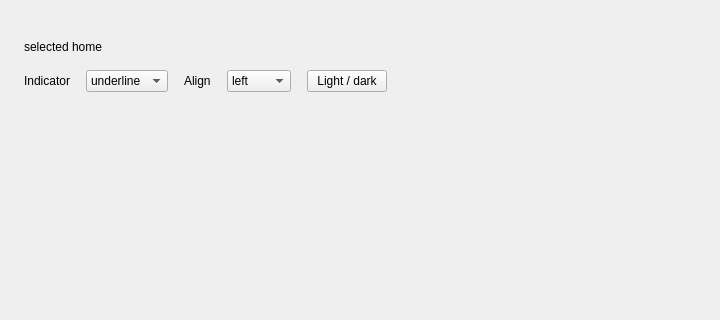
<?xml version="1.0" encoding="UTF-8"?>
<ui version="4.0">
 <class>MainWindow</class>
 <widget class="QMainWindow" name="MainWindow">
  <property name="geometry">
   <rect>
    <x>0</x>
    <y>0</y>
    <width>720</width>
    <height>320</height>
   </rect>
  </property>
  <property name="windowTitle">
   <string>QCustomHeaderNav</string>
  </property>
  <widget class="QWidget" name="centralwidget">
   <layout class="QVBoxLayout" name="verticalLayout">
    <property name="spacing">
     <number>16</number>
    </property>
    <property name="leftMargin">
     <number>24</number>
    </property>
    <property name="topMargin">
     <number>24</number>
    </property>
    <property name="rightMargin">
     <number>24</number>
    </property>
    <property name="bottomMargin">
     <number>24</number>
    </property>
    <item>
     <widget class="QCustomHeaderNav" name="headerNav">
      <property name="itemsCsv" stdset="0">
       <string>home=Home,docs=Docs,pricing=Pricing,blog=Blog,changelog=Changelog</string>
      </property>
      <property name="brandText" stdset="0">
       <string>Spinn UI</string>
      </property>
     </widget>
    </item>
    <item>
     <widget class="QLabel" name="statusLabel">
      <property name="text">
       <string>selected home</string>
      </property>
     </widget>
    </item>
    <item>
     <layout class="QHBoxLayout" name="controlsRow">
      <item>
       <widget class="QLabel" name="indicatorLabel">
        <property name="text">
         <string>Indicator</string>
        </property>
       </widget>
      </item>
      <item>
       <widget class="QComboBox" name="indicatorCombo">
        <item>
         <property name="text">
          <string>underline</string>
         </property>
        </item>
        <item>
         <property name="text">
          <string>pill</string>
         </property>
        </item>
        <item>
         <property name="text">
          <string>none</string>
         </property>
        </item>
       </widget>
      </item>
      <item>
       <widget class="QLabel" name="alignLabel">
        <property name="text">
         <string>Align</string>
        </property>
       </widget>
      </item>
      <item>
       <widget class="QComboBox" name="alignCombo">
        <item>
         <property name="text">
          <string>left</string>
         </property>
        </item>
        <item>
         <property name="text">
          <string>center</string>
         </property>
        </item>
        <item>
         <property name="text">
          <string>right</string>
         </property>
        </item>
       </widget>
      </item>
      <item>
       <widget class="QPushButton" name="themeButton">
        <property name="text">
         <string>Light / dark</string>
        </property>
       </widget>
      </item>
      <item>
       <spacer name="controlsSpacer">
        <property name="orientation">
         <enum>Qt::Horizontal</enum>
        </property>
        <property name="sizeHint" stdset="0">
         <size>
          <width>40</width>
          <height>20</height>
         </size>
        </property>
       </spacer>
      </item>
     </layout>
    </item>
    <item>
     <spacer name="verticalSpacer">
      <property name="orientation">
       <enum>Qt::Vertical</enum>
      </property>
      <property name="sizeHint" stdset="0">
       <size>
        <width>20</width>
        <height>40</height>
       </size>
      </property>
     </spacer>
    </item>
   </layout>
  </widget>
 </widget>
 <customwidgets>
  <customwidget>
   <class>QCustomHeaderNav</class>
   <extends>QWidget</extends>
   <header location="global">Custom_Widgets.QCustomHeaderNav.h</header>
  </customwidget>
 </customwidgets>
 <resources/>
 <connections/>
</ui>
